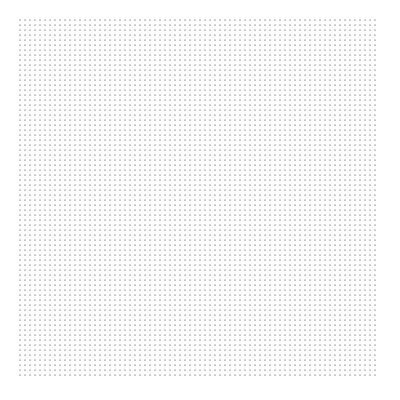
Frame 1 (no input)
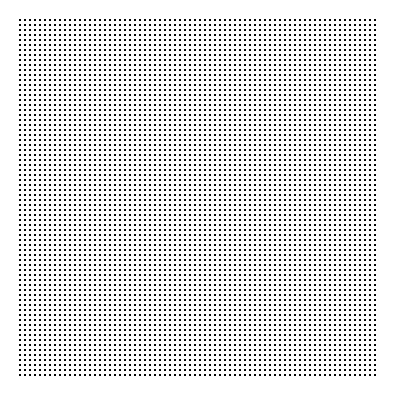
Frame 60 (no input)
Frame 120 (the mouse pressed at the canvas centre since frame 60): identical to frame 60, image omitted

The p5.js sketch that drew these frames (run headless with seeded random() and noise() and a simulated clock; from frame 60 on, the mouse is pressed at the canvas centre):

// p5.js sketch
// ── sketch.js
function setup() {
  createCanvas(400, 400);
}

function draw() {
  for(y = 20; y < height - 20; y = y + 5){
    for(x = 20; x < width - 20; x = x + 5){
      point(x,y);  
    }
  }
}
